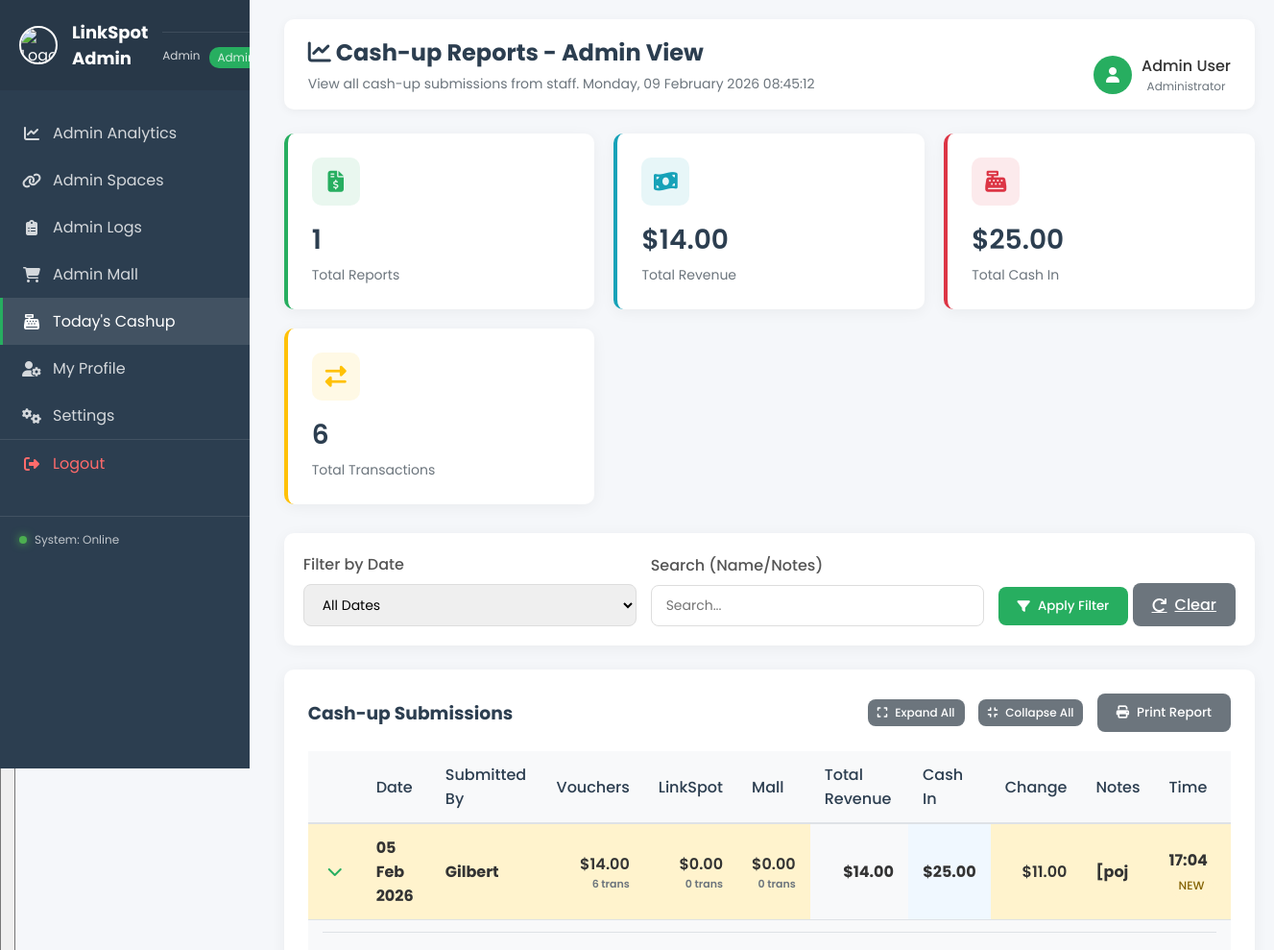
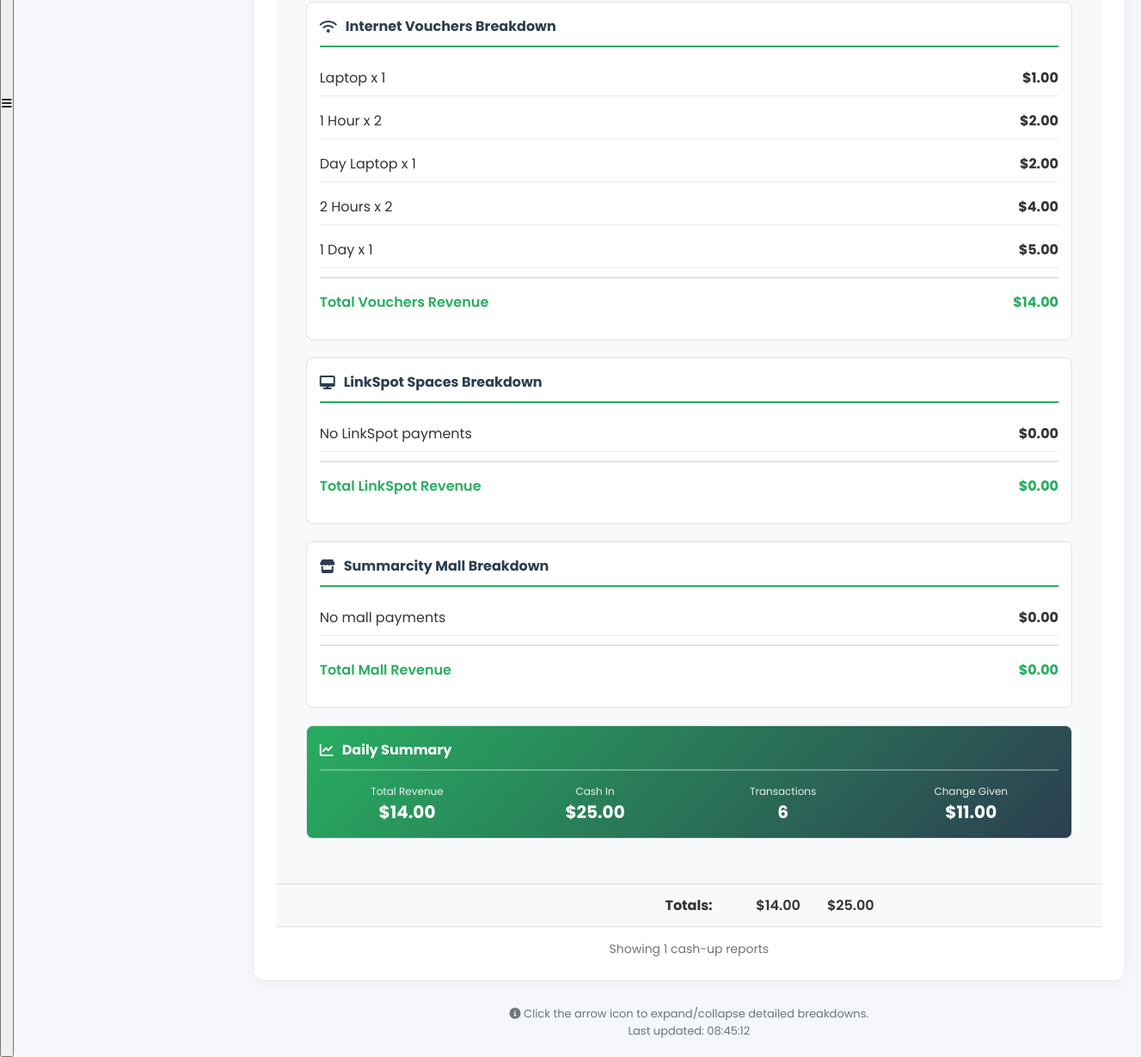
The app's page /admin/cashup.php with its own data (2 pictures, top to bottom).
### tables this page shows
CREATE TABLE `cashup_submissions` (
  `id` int(11) NOT NULL,
  `submission_date` date NOT NULL,
  `submitted_by_user_id` int(11) DEFAULT NULL,
  `submitted_by_name` varchar(100) NOT NULL,
  `submitted_at` datetime NOT NULL DEFAULT current_timestamp(),
  `daily_vouchers_revenue` decimal(12,2) DEFAULT 0.00,
  `daily_vouchers_cash_received` decimal(12,2) DEFAULT 0.00,
  `daily_vouchers_change_given` decimal(12,2) DEFAULT 0.00,
  `daily_vouchers_transactions` int(11) DEFAULT 0,
  `daily_linkspot_revenue` decimal(12,2) DEFAULT 0.00,
  `daily_linkspot_cash` decimal(12,2) DEFAULT 0.00,
  `daily_linkspot_transactions` int(11) DEFAULT 0,
  `daily_mall_revenue` decimal(12,2) DEFAULT 0.00,
  `daily_mall_cash` decimal(12,2) DEFAULT 0.00,
  `daily_mall_transactions` int(11) DEFAULT 0,
  `grand_total_revenue` decimal(12,2) DEFAULT 0.00,
  `grand_total_cash_in` decimal(12,2) DEFAULT 0.00,
  `notes` text DEFAULT NULL,
  `status` enum('new','seen','resolved') DEFAULT 'new'
);

### admin/cashup.php (the view, shortened to what the rows shown need)
<?php
$db = getDB();
$sql = "SELECT * FROM cashup_submissions WHERE 1=1";
$sql .= " ORDER BY submission_date DESC, submitted_at DESC LIMIT 100";
$stmt = $db->prepare($sql);
$stmt->execute();
$result = $stmt->get_result();
$records = $result->fetch_all(MYSQLI_ASSOC);
function getVoucherBreakdown($db, $submissionDate, $submittedByName) {
    $breakdown = [
        'vouchers' => [],
        'linkspot' => [],
        'mall' => []
    ];
    $vStmt = $db->prepare("
        SELECT
            vt.name as voucher_type,
            COUNT(*) as quantity,
            SUM(vsi.unit_price) as total_amount
        FROM voucher_sales vs
        JOIN voucher_sale_items vsi ON vs.id = vsi.sale_id
        JOIN voucher_types vt ON vsi.voucher_type_id = vt.id
        WHERE vs.sale_date = ?
        GROUP BY vt.id, vt.name
        ORDER BY vt.price
    ");
    $vStmt->bind_param("s", $submissionDate);
    $vStmt->execute();
    $vResult = $vStmt->get_result();
    while ($row = $vResult->fetch_assoc()) {
        $breakdown['vouchers'][] = $row;
    }
    $lStmt = $db->prepare("
        SELECT
            payer_name as member_name,
            COUNT(*) as quantity,
            SUM(amount) as total_amount
        FROM linkspot_payments
        WHERE payment_date = ?
        GROUP BY payer_name
        ORDER BY total_amount DESC
    ");
    $lStmt->bind_param("s", $submissionDate);
    $lStmt->execute();
    $lResult = $lStmt->get_result();
    $mStmt = $db->prepare("
        SELECT
            payer_name as shop_name,
            COUNT(*) as quantity,
            SUM(amount) as total_amount
        FROM mall_payments
        WHERE payment_date = ?
        GROUP BY payer_name
        ORDER BY total_amount DESC
    ");
    $mStmt->bind_param("s", $submissionDate);
    $mStmt->execute();
    $mResult = $mStmt->get_result();
    return $breakdown;
}
?>
<!DOCTYPE html>
<html lang="en">
<head>
    <link rel="stylesheet" href="https://cdnjs.cloudflare.com/ajax/libs/font-awesome/6.4.0/css/all.min.css">
</head>
<body>
    <div class="dashboard-page">
        <?php include 'header.php'; ?>
        <div class="main-content">
            <div class="top-bar">
                <div class="page-title">
                    <h1><i class="fas fa-chart-line"></i> Cash-up Reports - Admin View</h1>
                </div>
            </div>
            <div class="table-card">
                <?php if (empty($records)): ?>
                    <div class="no-data">
                        <i class="fas fa-inbox fa-3x" style="color: #dee2e6; margin-bottom: 15px;"></i>
                        <h3>No cash-up reports found</h3>
                        <p>No submissions match your criteria.</p>
                    </div>
                <?php else: ?>
                    <div class="table-responsive">
                        <table class="table">
                            <thead>
                                <tr>
                                    <th width="30"></th>
                                    <th>Date</th>
                                    <th>Submitted By</th>
                                    <th>Vouchers</th>
                                    <th>LinkSpot</th>
                                    <th>Mall</th>
                                    <th>Total Revenue</th>
                                    <th>Cash In</th>
                                    <th>Change</th>
                                    <th>Notes</th>
                                    <th>Time</th>
                                </tr>
                            </thead>
                            <tbody>
                                <?php foreach ($records as $index => $record):
                                    $isNew = isset($record['status']) && $record['status'] === 'new';
                                    $breakdown = getVoucherBreakdown($db, $record['submission_date'], $record['submitted_by_name']);
                                ?>
                                <tr class="<?= $isNew ? 'status-new' : '' ?>" id="row-<?= $index ?>">
                                    <td>
                                        <button class="expand-btn" onclick="toggleRow(<?= $index ?>)">
                                            <i class="fas fa-chevron-right" id="icon-<?= $index ?>"></i>
                                        </button>
                                    </td>
                                    <td><strong><?= date('d M Y', strtotime($record['submission_date'])) ?></strong></td>
                                    <td><?= htmlspecialchars($record['submitted_by_name']) ?></td>
                                    <td class="money">
                                        $<?= number_format($record['daily_vouchers_revenue'], 2) ?>
                                        <div style="font-size: 11px; color: #6c757d;">
                                            <?= $record['daily_vouchers_transactions'] ?> trans
                                        </div>
                                    </td>
                                    <td class="money">
                                        $<?= number_format($record['daily_linkspot_revenue'], 2) ?>
                                        <div style="font-size: 11px; color: #6c757d;">
                                            <?= $record['daily_linkspot_transactions'] ?> trans
                                        </div>
                                    </td>
                                    <td class="money">
                                        $<?= number_format($record['daily_mall_revenue'], 2) ?>
                                        <div style="font-size: 11px; color: #6c757d;">
                                            <?= $record['daily_mall_transactions'] ?> trans
                                        </div>
                                    </td>
                                    <td class="money" style="background: #f8f9fa;">
                                        <strong>$<?= number_format($record['grand_total_revenue'], 2) ?></strong>
                                    </td>
                                    <td class="money" style="background: #f0f8ff;">
                                        <strong>$<?= number_format($record['grand_total_cash_in'], 2) ?></strong>
                                    </td>
                                    <td class="money">
                                        $<?= number_format($record['daily_vouchers_change_given'], 2) ?>
                                    </td>
                                    <td class="notes-cell" title="<?= htmlspecialchars($record['notes']) ?>">
                                        <?= htmlspecialchars($record['notes'] ?: '—') ?>
                                    </td>
                                    <td>
                                        <?= date('H:i', strtotime($record['submitted_at'])) ?>
                                        <?php if ($isNew): ?>
                                            <span class="badge badge-warning">NEW</span>
                                        <?php endif; ?>
                                    </td>
                                </tr>
                                <tr class="details-row" id="details-<?= $index ?>">
                                    <td colspan="11">
                                        <div class="details-content">
                                            <div class="details-section">
                                                <h4><i class="fas fa-wifi"></i> Internet Vouchers Breakdown</h4>
                                                <?php if (!empty($breakdown['vouchers'])): ?>
                                                    <?php foreach ($breakdown['vouchers'] as $voucher): ?>
                                                    <div class="item-row">
                                                        <div><?= htmlspecialchars($voucher['voucher_type']) ?> x <?= $voucher['quantity'] ?></div>
                                                        <div><strong>$<?= number_format($voucher['total_amount'], 2) ?></strong></div>
                                                    </div>
                                                    <?php endforeach; ?>
                                                <?php endif; ?>
                                                <div class="item-row total">
                                                    <div>Total Vouchers Revenue</div>
                                                    <div><strong>$<?= number_format($record['daily_vouchers_revenue'], 2) ?></strong></div>
                                                </div>
                                            </div>
                                            <div class="details-section">
                                                <h4><i class="fas fa-desktop"></i> LinkSpot Spaces Breakdown</h4>
                                                <?php if (!empty($breakdown['linkspot'])): ?>
                                                    <?php foreach ($breakdown['linkspot'] as $member): ?>
                                                    <div class="item-row">
                                                        <div><?= htmlspecialchars($member['member_name']) ?> x <?= $member['quantity'] ?></div>
                                                        <div><strong>$<?= number_format($member['total_amount'], 2) ?></strong></div>
                                                    </div>
                                                    <?php endforeach; ?>
                                                <?php else: ?>
                                                    <div class="item-row">
                                                        <div>No LinkSpot payments</div>
                                                        <div><strong>$0.00</strong></div>
                                                    </div>
                                                <?php endif; ?>
                                                <div class="item-row total">
                                                    <div>Total LinkSpot Revenue</div>
                                                    <div><strong>$<?= number_format($record['daily_linkspot_revenue'], 2) ?></strong></div>
                                                </div>
                                            </div>
                                            <div class="details-section">
                                                <h4><i class="fas fa-store"></i> Summarcity Mall Breakdown</h4>
                                                <?php if (!empty($breakdown['mall'])): ?>
                                                    <?php foreach ($breakdown['mall'] as $shop): ?>
                                                    <div class="item-row">
                                                        <div><?= htmlspecialchars($shop['shop_name']) ?> x <?= $shop['quantity'] ?></div>
                                                        <div><strong>$<?= number_format($shop['total_amount'], 2) ?></strong></div>
                                                    </div>
                                                    <?php endforeach; ?>
                                                <?php else: ?>
                                                    <div class="item-row">
                                                        <div>No mall payments</div>
                                                        <div><strong>$0.00</strong></div>
                                                    </div>
                                                <?php endif; ?>
                                                <div class="item-row total">
                                                    <div>Total Mall Revenue</div>
                                                    <div><strong>$<?= number_format($record['daily_mall_revenue'], 2) ?></strong></div>
                                                </div>
                                            </div>
                                            <div class="details-section" style="background: linear-gradient(135deg, var(--primary) 0%, var(--secondary) 100%); color: white;">
                                                <h4 style="color: white; border-bottom-color: rgba(255,255,255,0.3);">
                                                    <i class="fas fa-chart-line"></i> Daily Summary
                                                </h4>
                                                <div style="display: grid; grid-template-columns: repeat(auto-fit, minmax(150px, 1fr)); gap: 15px; text-align: center;">
                                                    <div>
                                                        <div style="font-size: 12px; opacity: 0.9;">Total Revenue</div>
                                                        <div style="font-size: 20px; font-weight: bold;">$<?= number_format($record['grand_total_revenue'], 2) ?></div>
                                                    </div>
                                                    <div>
                                                        <div style="font-size: 12px; opacity: 0.9;">Cash In</div>
                                                        <div style="font-size: 20px; font-weight: bold;">$<?= number_format($record['grand_total_cash_in'], 2) ?></div>
                                                    </div>
                                                    <div>
                                                        <div style="font-size: 12px; opacity: 0.9;">Transactions</div>
                                                        <div style="font-size: 20px; font-weight: bold;">
                                                            <?= $record['daily_vouchers_transactions'] + $record['daily_linkspot_transactions'] + $record['daily_mall_transactions'] ?>
                                                        </div>
                                                    </div>
                                                    <div>
                                                        <div style="font-size: 12px; opacity: 0.9;">Change Given</div>
                                                        <div style="font-size: 20px; font-weight: bold;">$<?= number_format($record['daily_vouchers_change_given'], 2) ?></div>
                                                    </div>
                                                </div>
                                            </div>
                                        </div>
                                    </td>
                                </tr>
                                <?php endforeach; ?>
                            </tbody>
                        </table>
                    </div>
                <?php endif; ?>
            </div>
        </div>
    </div>
</body>
</html>

### records on screen
cashup_submissions: submission_date "05 Feb 2026", submitted_by_name "Gilbert", daily_vouchers_revenue "14.00", daily_vouchers_transactions "6", daily_linkspot_revenue "0.00", daily_linkspot_transactions "0", daily_mall_revenue "0.00", daily_mall_transactions "0", grand_total_revenue "14.00", grand_total_cash_in "25.00", daily_vouchers_change_given "11.00", notes "[poj", submitted_at "17:04", status "NEW", voucher_type "Laptop", quantity "1", total_amount "1.00", voucher_type "1 Hour", quantity "2", total_amount "2.00", voucher_type "Day Laptop", voucher_type "2 Hours", total_amount "4.00", voucher_type "1 Day", total_amount "5.00"

### other values on screen
$user_name "Admin"
count($records) "1"
$totalRevenue "14.00"
$totalCash "25.00"
$totalTransactions "6"
